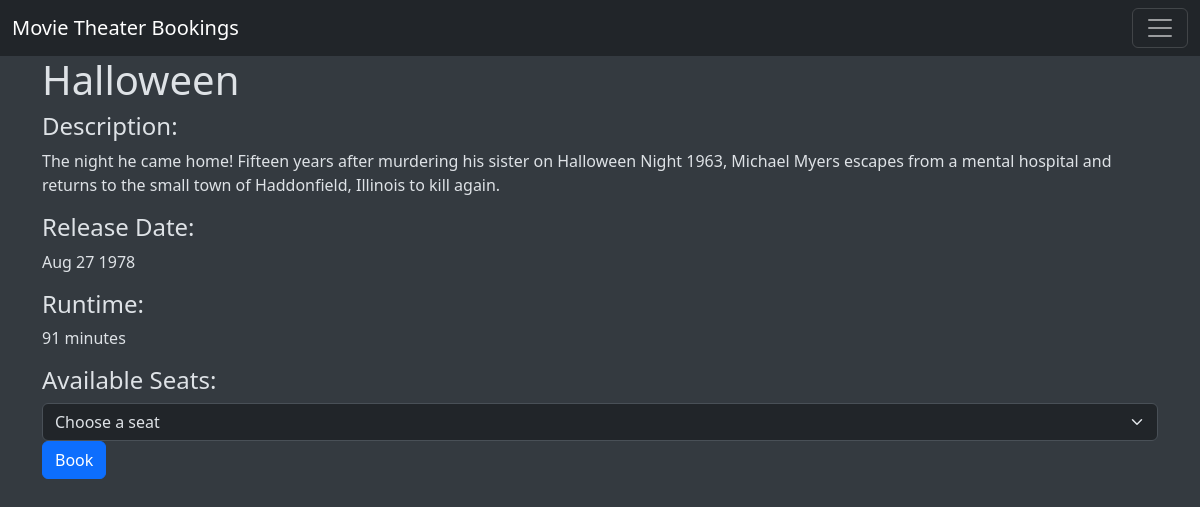
The page /book_seat/7/ (signed in) on the database its author committed.
### bookings/models.py (models this page shows, shortened)
class Movie(models.Model):
    title = models.CharField(max_length=200)
    description = models.TextField()
    release_date = models.DateField()
    runtime = models.PositiveIntegerField()

### bookings/views.py (the view, shortened to what this page needs)
# urls.py: path("book_seat/<int:movie_id>/", views.book_seat, name="book_seat"),
@login_required
def book_seat(request, movie_id):
    movies = get_object_or_404(Movie, pk=movie_id)
    available_seats = Seat.objects.filter(booking_status=False)
    if(request.method == "GET"):
        return render(request, "bookings/seat_booking.html",{"movies":movies, "available_seats": available_seats})

### bookings/templates/bookings/seat_booking.html (shortened to what this page needs)
{% extends 'bookings/base.html' %}
{% block content %}
<h1> {{ movies.title }} </h1>
<h4>Description:</h4>
<p> {{ movies.description }} </p>
<h4>Release Date:</h4>
<p> {{ movies.release_date|date:"M d Y" }}</p>
<h4>Runtime:</h4>
<p> {{ movies.runtime }} minutes </p>
<h4>Available Seats:</h4>
<form action="{{ url }}" method="POST">
    <select class="form-select" name="seat_selection">
    <option selected>Choose a seat</option>
    </select>
    <button type="submit" class="btn btn-primary">Book</button>
</form>
{% endblock %}

### rows shown on the page
Movie: title "Halloween", description "The night he came home! Fifteen years after murdering his sister on Halloween Night 1963, Michael Myers escapes from a mental hospital and returns to the small town of Haddonfield, Illinois to kill again.", release_date "Aug 27 1978", runtime "91"
